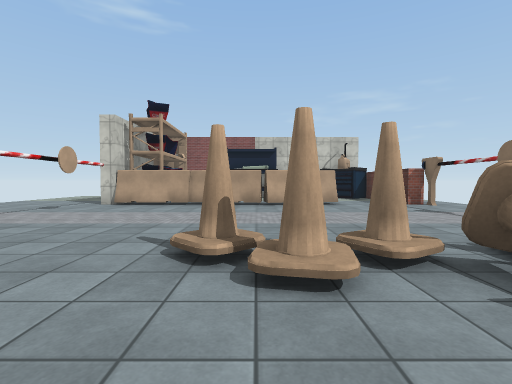
View 1 (above)

16 first-person views from a walk through a 3-D level made in the Unity game engine. The camera is 1.3 m above the floor, tilts 2° down and sees 85° across. The floor is counted in squares, 2 m on a side. Each view is taken from the middle of a square. On the plan, view 1 faces up. The plan holds only what a view shows up to about 9 squares ahead; the rest is blank. The place goes on beyond the plan. The player character is not drawn. Some animated figures are left out. Some surface patterns are stand-ins.

View 2
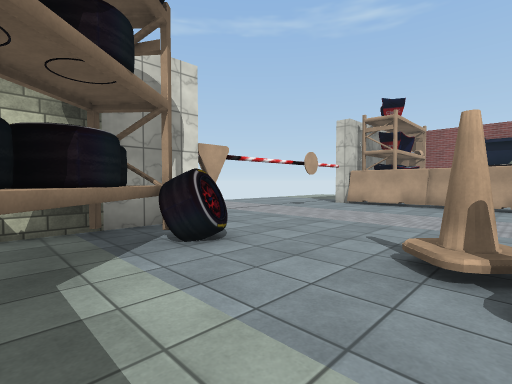

View 3
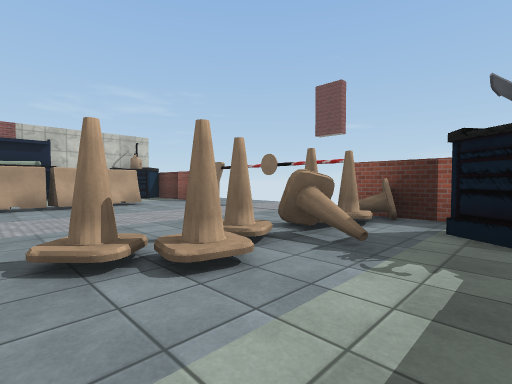

View 4
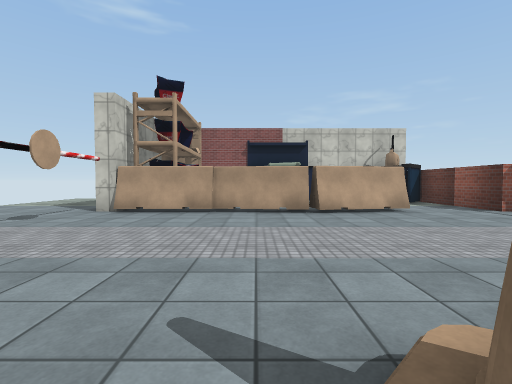

View 5
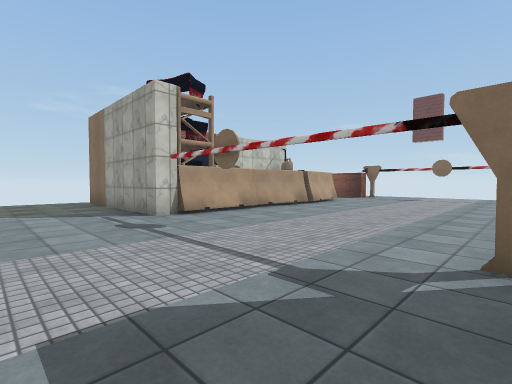

View 6
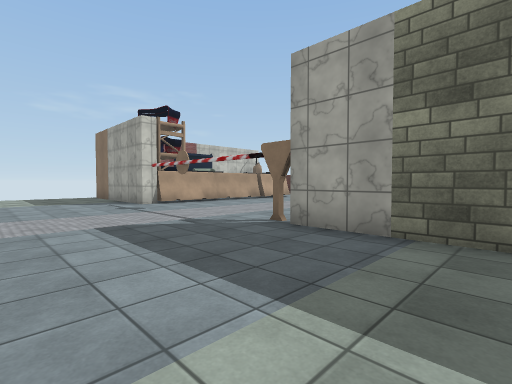

View 7
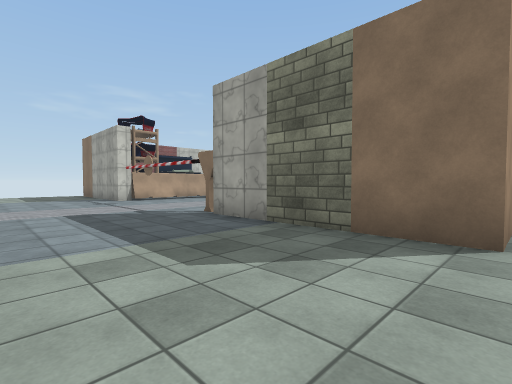

View 8
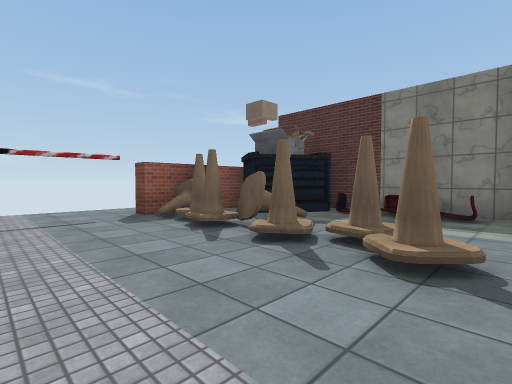

View 9
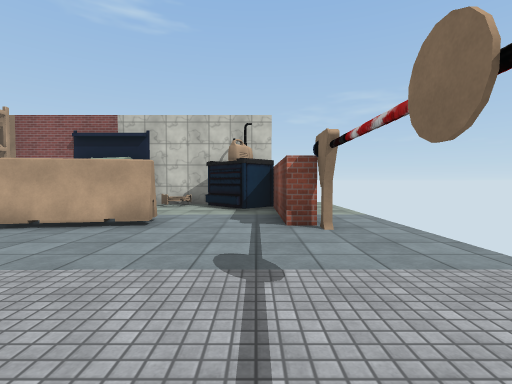

View 10
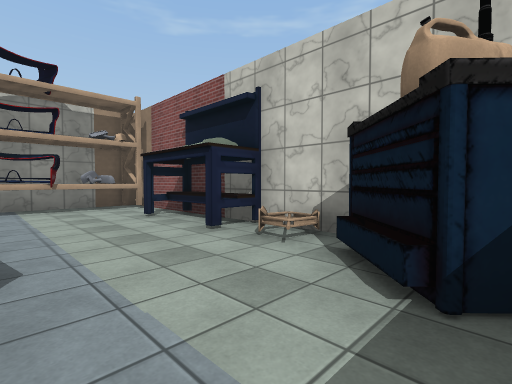

View 11
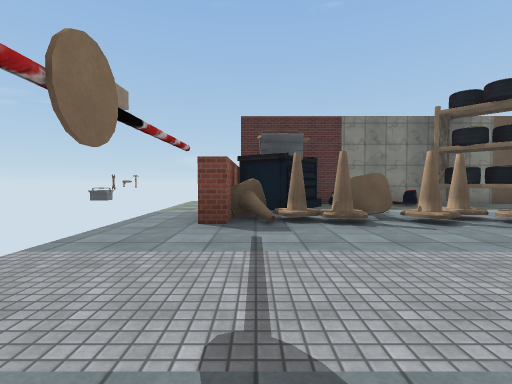

View 12
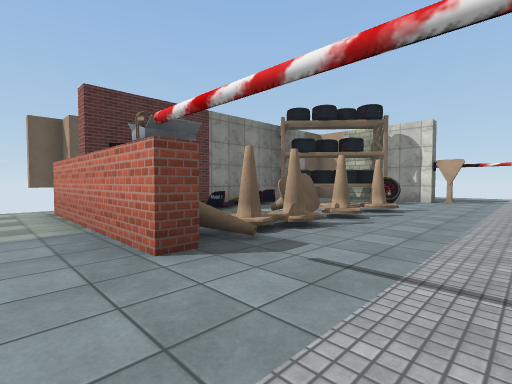

View 13
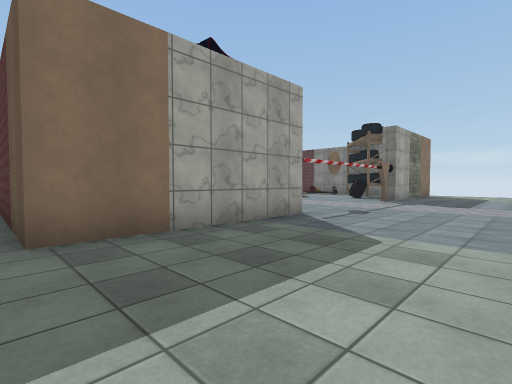

View 14
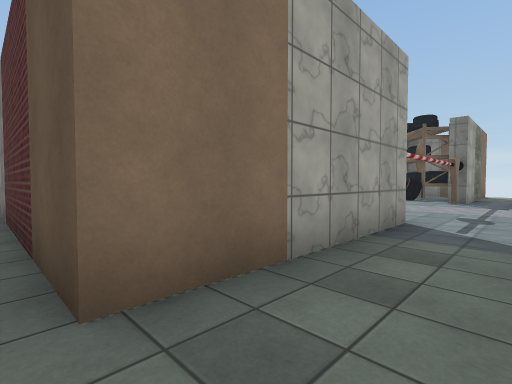

View 15
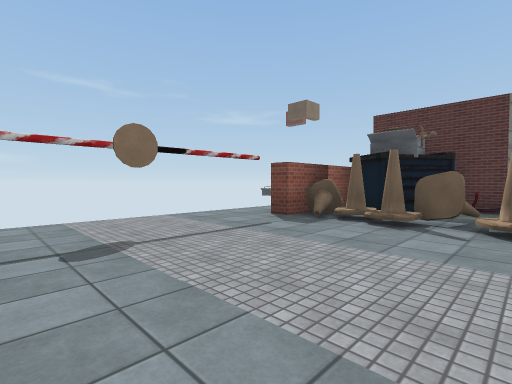

View 16
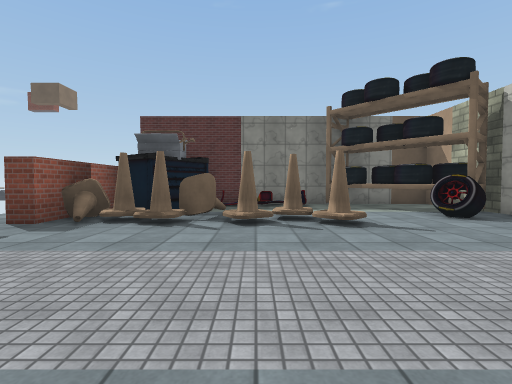

### Floor plan
Key: @ floor where view 1 was taken; # wall or solid block; . floor; / step, stairs or slope; O other object.
Columns run from 8 left of view 1 to 6 right of it. Each row starts with its distance up from view 1.
 13 ......##.
 12 ....####O#O#
 11 ....#O.....OO#.
 10 ....#O.......#.
  9 ....#O.......#.
  8 ....#OOOOOO..#.
  7 ...............
  6 ...............
  5 ...............
  4 ...............
  3 ....#..........
  2 ....#O..OOOOO#.
  1 ....#O.......#.
  0 ....# O.@O.OO#.
 -1 ....##OO/##OO#.
 -2 .....#  ###  ..

Positions as (right, up) in squares from view 1, and headings:
1: (0, 0), facing up
2: (0, 0), facing up-left
3: (-1, 0), facing up-right
4: (-1, 2), facing up
5: (-7, 3), facing up-right
6: (-8, 0), facing up-right
7: (-8, -2), facing up-right
8: (-1, 5), facing down-right
9: (4, 4), facing up
10: (4, 9), facing up-left
11: (4, 7), facing down
12: (6, 5), facing down-left
13: (-8, 13), facing down-right
14: (-6, 13), facing down-right
15: (1, 7), facing down-right
16: (1, 7), facing down
